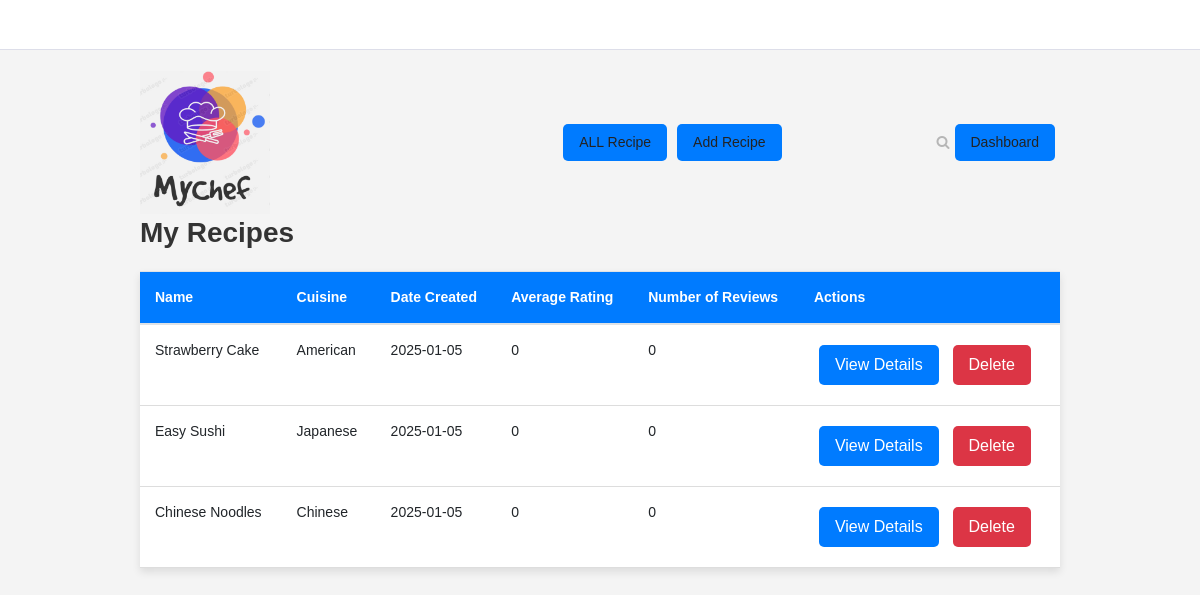
The app's page /my_recipes (signed in), older data.
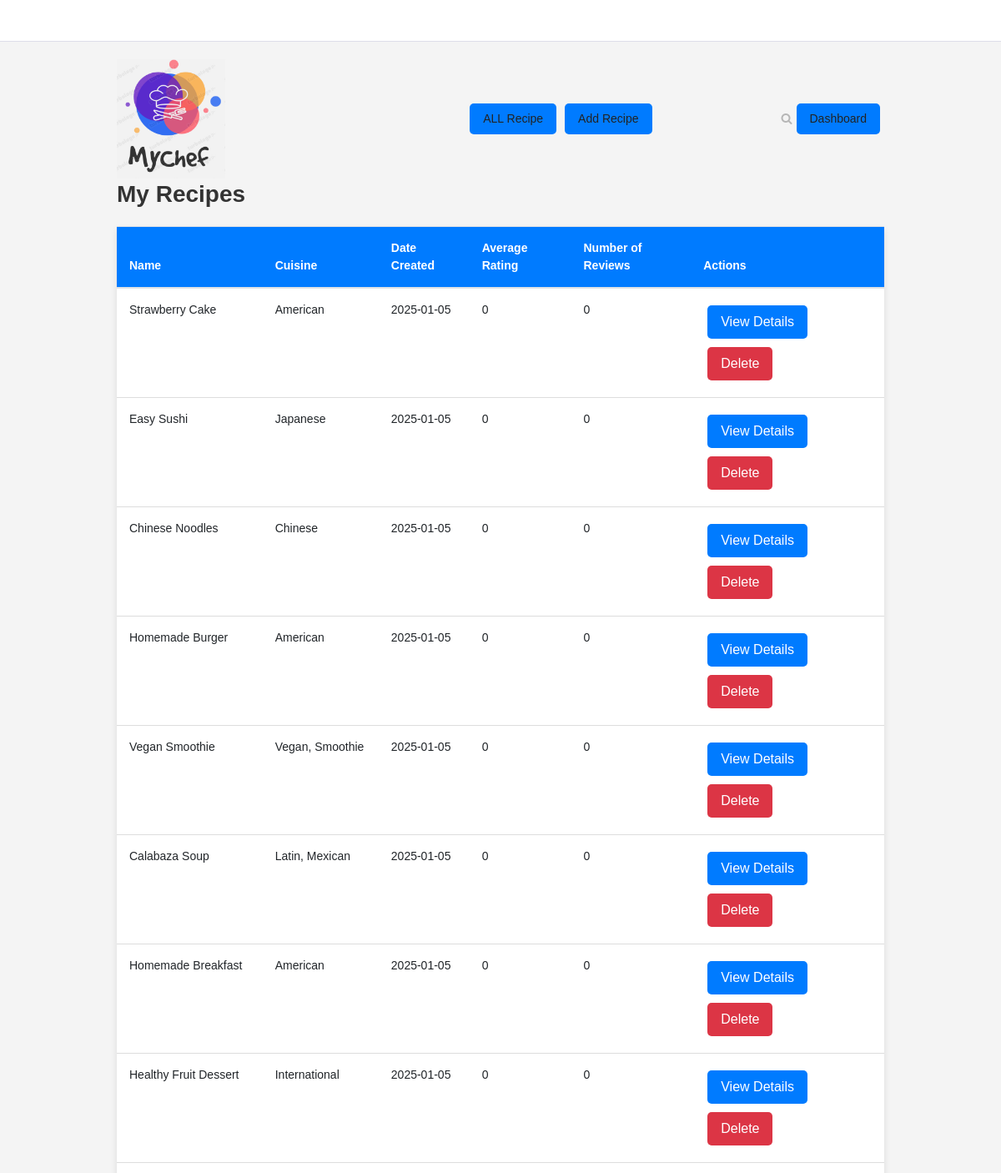
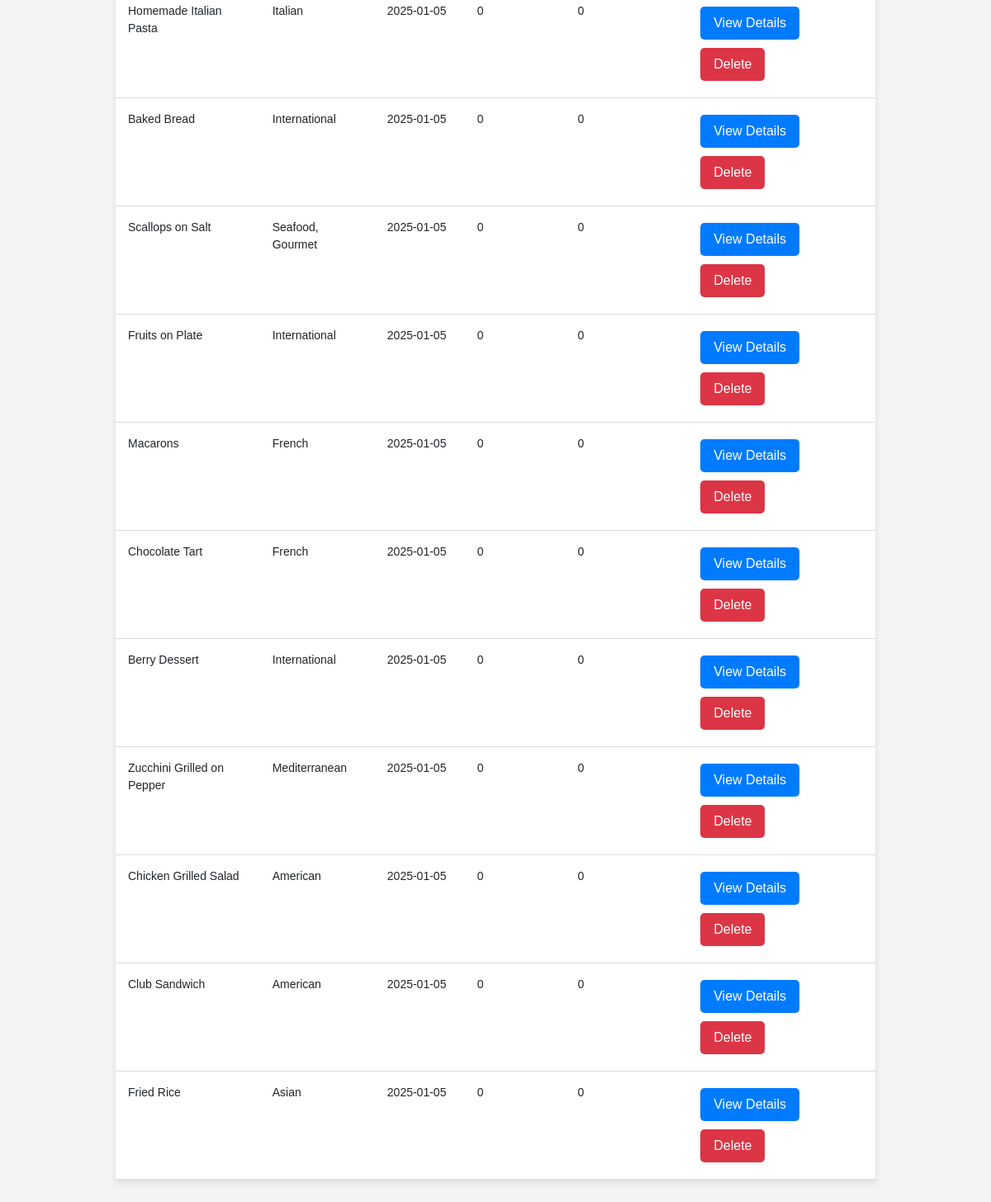
The same page, newer data (2 pictures, top to bottom).
### MyChef/models.py (models this page shows)
class Recipe(db.Model):
    id = db.Column(db.Integer, primary_key=True)
    name = db.Column(db.String(150), nullable=False)
    description = db.Column(db.Text, nullable=True)
    cuisine = db.Column(db.String(100), nullable=True)
    image = db.Column(db.String(150), nullable=True)
    rating = db.Column(db.Integer, default=0)
    date_created = db.Column(db.DateTime(timezone=True), default=func.now())
    user_id = db.Column(db.Integer, db.ForeignKey('user.id'), nullable=False)
    reviews = db.relationship('Review', backref='reviews_in_recipe', cascade='all, delete-orphan')
    ingredients = db.relationship('Ingredient', backref='recipe', cascade='all, delete-orphan')
    instructions = db.relationship('Instruction', backref='recipe', cascade='all, delete-orphan')
    meal_plans = db.relationship('MealPlan', back_populates='recipe')
    tags = db.relationship('Tag', secondary='recipe_tags', backref=db.backref('tags_in_recipe', lazy='dynamic'))
    user = db.relationship('User', back_populates='recipes')

### MyChef/views.py (the view)
@views.route('/my_recipes', methods=['GET'])
@login_required
def my_recipes():
    recipes = db.session.query(
        Recipe,
        func.coalesce(func.avg(Review.rating), 0).label('average_rating'),
        func.count(Review.id).label('review_count')
    ).outerjoin(Review).filter(Recipe.user_id == current_user.id).group_by(Recipe.id).all()
    return render_template('my_recipes.html', recipes=recipes)

### MyChef/templates/my_recipes.html (shortened to what this page needs)
{% extends "base.html" %}
{% block content %}
<link rel="stylesheet" href="{{ url_for('static', filename='css/my_recipes.css') }}">
<div class="container">
    <h1>My Recipes</h1>
    <table class="table">
        <thead>
            <tr>
                <th>Name</th>
                <th>Cuisine</th>
                <th>Date Created</th>
                <th>Average Rating</th>
                <th>Number of Reviews</th>
                <th>Actions</th>
            </tr>
        </thead>
        <tbody>
            {% for recipe, average_rating, review_count in recipes %}
            <tr>
                <td>{{ recipe.name }}</td>
                <td>{{ recipe.cuisine }}</td>
                <td>{{ recipe.date_created.strftime('%Y-%m-%d') }}</td>
                <td>{{ average_rating|round(1) }}</td>
                <td>{{ review_count }}</td>
                <td>
                    <a href="{{ url_for('views.recipe_details', recipe_id=recipe.id) }}" class="btn btn-primary">View Details</a>
                    <form action="{{ url_for('views.delete_recipe', recipe_id=recipe.id) }}" method="post" style="display:inline;">
                        <button type="submit" class="btn btn-danger">Delete</button>
                    </form>
                </td>
            </tr>
            {% endfor %}
        </tbody>
    </table>
</div>
{% endblock %}

### MyChef/templates/base.html (shortened to what this page needs)
<!DOCTYPE html>
<html lang="en">
<head>
    <link rel="stylesheet" href="{{ url_for('static', filename='style.css') }}">
</head>
<body>
    <header class="header-area">
        <div class="top-header-area">
            <div class="container h-100">
                <div class="row h-100 align-items-center justify-content-between">
                    <div class="col-12 col-sm-6">
                    </div>
                </div>
            </div>
        </div>
        <div class="delicious-main-menu">
            <div class="classy-nav-container breakpoint-off">
                <div class="container">
                    <nav class="classy-navbar justify-content-between" id="deliciousNav">
                        <a class="nav-brand" href="{{ url_for('views.home') }}">
                            <img src="{{ url_for('static', filename='img/core-img/newl.png') }}" alt="" width="130" height="45">
                        </a>
                        <div class="classy-menu">
                            <div class="classynav">
                                <div class="add-recipe-btn">
                                    <a href="{{ url_for('views.recipes') }}" class="btn btn-primary">ALL Recipe</a>
                                </div>
                                <div class="add-recipe-btn">
                                    <a href="{{ url_for('views.add_recipe') }}" class="btn btn-primary">Add Recipe</a>
                                </div>
                                <div class="search-btn">
                                    <i class="fa fa-search" aria-hidden="true"></i>
                                </div>
                                {% if current_user.is_authenticated %}
                                <div class="dashboard-btn">
                                    <a href="{{ url_for('views.dashboard') }}" class="btn btn-primary">Dashboard</a>
                                </div>
                                {% else %}
                                <div class="auth-btn">
                                    <a href="{{ url_for('views.login') }}" class="btn btn-auth">Login/Signup</a>
                                </div>
                                {% endif %}
                        </div>
                    </nav>
                </div>
            </div>
        </div>
    </header>
    <div class="main-content">
        {% block content %}{% endblock %}
    </div>
</body>
</html>

### MyChef/static/style.css (style rules this page uses)
* { margin: 0; padding: 0; }
body { font-family: "Open Sans", sans-serif; font-size: 14px; }
h1, h2, h3, h4, h5, h6 { color: #000000; line-height: 1.3; font-weight: 600; }
a, a:hover, a:focus { -webkit-transition-duration: 500ms; transition-duration: 500ms; text-decoration: none; outline: 0 solid transparent; color: #000000; font-weight: 600; font-size: 14px; color: #474747; }
img { height: auto; max-width: 100%; }
.header-area { position: relative; z-index: 100; width: 100%; }
.header-area .top-header-area { width: 100%; height: 50px; background-color: #ffffff; border-bottom: 1px solid #dddee9; }
.header-area .delicious-main-menu { position: relative; width: 100%; z-index: 100; height: 145px; }
.header-area .delicious-main-menu .classy-nav-container { background-color: transparent; }
.header-area .delicious-main-menu .classy-navbar { height: 145px; padding: 0; }
.header-area .delicious-main-menu .classynav .search-btn { color: #b6b6b6; margin-left: 150px; cursor: pointer; -webkit-transition-duration: 500ms; transition-duration: 500ms; }
.header-area .delicious-main-menu .classynav .search-btn i { -webkit-transition-duration: 500ms; transition-duration: 500ms; }

### MyChef/static/css/my_recipes.css (style rules this page uses)
body { font-family: Arial, sans-serif; background-color: #f4f4f4; margin: 0; padding: 0; }
.container { width: 80%; margin: 0 auto; padding: 20px; }
.table { width: 100%; margin-top: 20px; border-collapse: collapse; box-shadow: 0 4px 8px rgba(0, 0, 0, 0.1); }
.table th, .table td { padding: 15px; text-align: left; border-bottom: 1px solid #ddd; }
.table th { background-color: #007bff; color: white; }
.table td { background-color: #ffffff; }
.btn { padding: 8px 16px; margin: 5px; border-radius: 5px; cursor: pointer; transition: background-color 0.3s ease; }
.btn-primary { background-color: #007bff; color: white; border: none; }
.btn-danger { background-color: #dc3545; color: white; border: none; }
h1 { font-size: 2em; margin-bottom: 20px; color: #333; }

Row changes from the older to the newer data that the page shows:
added Recipe: name "Homemade Burger", cuisine "American", date_created "2025-01-05", rating "0"
added Recipe: name "Vegan Smoothie", cuisine "Vegan, Smoothie", date_created "2025-01-05", rating "0"
added Recipe: name "Calabaza Soup", cuisine "Latin, Mexican", date_created "2025-01-05", rating "0"
added Recipe: name "Homemade Breakfast", cuisine "American", date_created "2025-01-05", rating "0"
added Recipe: name "Healthy Fruit Dessert", cuisine "International", date_created "2025-01-05", rating "0"
added Recipe: name "Homemade Italian Pasta", cuisine "Italian", date_created "2025-01-05", rating "0"
added Recipe: name "Baked Bread", cuisine "International", date_created "2025-01-05", rating "0"
added Recipe: name "Scallops on Salt", cuisine "Seafood, Gourmet", date_created "2025-01-05", rating "0"
added Recipe: name "Fruits on Plate", cuisine "International", date_created "2025-01-05", rating "0"
added Recipe: name "Macarons", cuisine "French", date_created "2025-01-05", rating "0"
added Recipe: name "Chocolate Tart", cuisine "French", date_created "2025-01-05", rating "0"
added Recipe: name "Berry Dessert", cuisine "International", date_created "2025-01-05", rating "0"
added Recipe: name "Zucchini Grilled on Pepper", cuisine "Mediterranean", date_created "2025-01-05", rating "0"
added Recipe: name "Chicken Grilled Salad", cuisine "American", date_created "2025-01-05", rating "0"
added Recipe: name "Club Sandwich", cuisine "American", date_created "2025-01-05", rating "0"
added Recipe: name "Fried Rice", cuisine "Asian", date_created "2025-01-05", rating "0"
